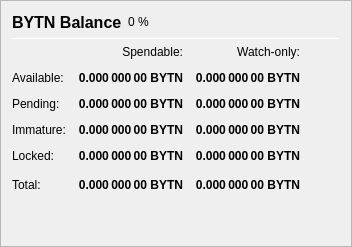
                   <widget class="QFrame" name="frame_Balances">
                    <property name="frameShape">
                     <enum>QFrame::StyledPanel</enum>
                    </property>
                    <property name="frameShadow">
                     <enum>QFrame::Raised</enum>
                    </property>
                    <layout class="QVBoxLayout" name="verticalLayout_4">
                     <item>
                      <layout class="QHBoxLayout" name="horizontalLayout_4">
                       <item>
                        <widget class="QLabel" name="label_5">
                         <property name="minimumSize">
                          <size>
                           <width>0</width>
                           <height>20</height>
                          </size>
                         </property>
                         <property name="font">
                          <font>
                           <pointsize>12</pointsize>
                           <weight>75</weight>
                           <bold>true</bold>
                          </font>
                         </property>
                         <property name="text">
                          <string>BYTN Balance</string>
                         </property>
                        </widget>
                       </item>
                       <item>
                        <widget class="QLabel" name="labelBYTNPercent">
                         <property name="text">
                          <string notr="true">0 %</string>
                         </property>
                        </widget>
                       </item>
                       <item>
                        <spacer name="horizontalSpacer_3">
                         <property name="orientation">
                          <enum>Qt::Horizontal</enum>
                         </property>
                         <property name="sizeHint" stdset="0">
                          <size>
                           <width>40</width>
                           <height>20</height>
                          </size>
                         </property>
                        </spacer>
                       </item>
                      </layout>
                     </item>
                     <item>
                      <widget class="Line" name="line_Balance">
                       <property name="minimumSize">
                        <size>
                         <width>0</width>
                         <height>1</height>
                        </size>
                       </property>
                       <property name="maximumSize">
                        <size>
                         <width>16777215</width>
                         <height>1</height>
                        </size>
                       </property>
                       <property name="orientation">
                        <enum>Qt::Horizontal</enum>
                       </property>
                      </widget>
                     </item>
                     <item>
                      <layout class="QGridLayout" name="gridLayout">
                       <property name="spacing">
                        <number>12</number>
                       </property>
                       <item row="0" column="1">
                        <widget class="QLabel" name="labelSpendable">
                         <property name="text">
                          <string>Spendable:</string>
                         </property>
                         <property name="alignment">
                          <set>Qt::AlignRight|Qt::AlignTrailing|Qt::AlignVCenter</set>
                         </property>
                        </widget>
                       </item>
                       <item row="0" column="2">
                        <widget class="QLabel" name="labelWatchonly">
                         <property name="text">
                          <string>Watch-only:</string>
                         </property>
                         <property name="alignment">
                          <set>Qt::AlignRight|Qt::AlignTrailing|Qt::AlignVCenter</set>
                         </property>
                        </widget>
                       </item>
                       <item row="1" column="0">
                        <widget class="QLabel" name="labelBalanceText">
                         <property name="text">
                          <string>Available:</string>
                         </property>
                        </widget>
                       </item>
                       <item row="1" column="1">
                        <widget class="QLabel" name="labelBalance">
                         <property name="font">
                          <font>
                           <weight>75</weight>
                           <bold>true</bold>
                          </font>
                         </property>
                         <property name="cursor">
                          <cursorShape>IBeamCursor</cursorShape>
                         </property>
                         <property name="toolTip">
                          <string>Your current spendable balance</string>
                         </property>
                         <property name="text">
                          <string notr="true">0.000 000 00 BYTN</string>
                         </property>
                         <property name="alignment">
                          <set>Qt::AlignRight|Qt::AlignTrailing|Qt::AlignVCenter</set>
                         </property>
                         <property name="textInteractionFlags">
                          <set>Qt::LinksAccessibleByMouse|Qt::TextSelectableByKeyboard|Qt::TextSelectableByMouse</set>
                         </property>
                        </widget>
                       </item>
                       <item row="1" column="2">
                        <widget class="QLabel" name="labelWatchAvailable">
                         <property name="font">
                          <font>
                           <weight>75</weight>
                           <bold>true</bold>
                          </font>
                         </property>
                         <property name="cursor">
                          <cursorShape>IBeamCursor</cursorShape>
                         </property>
                         <property name="toolTip">
                          <string>Your current balance in watch-only addresses</string>
                         </property>
                         <property name="text">
                          <string notr="true">0.000 000 00 BYTN</string>
                         </property>
                         <property name="alignment">
                          <set>Qt::AlignRight|Qt::AlignTrailing|Qt::AlignVCenter</set>
                         </property>
                         <property name="textInteractionFlags">
                          <set>Qt::LinksAccessibleByMouse|Qt::TextSelectableByKeyboard|Qt::TextSelectableByMouse</set>
                         </property>
                        </widget>
                       </item>
                       <item row="2" column="0">
                        <widget class="QLabel" name="labelPendingText">
                         <property name="text">
                          <string>Pending:</string>
                         </property>
                        </widget>
                       </item>
                       <item row="2" column="1">
                        <widget class="QLabel" name="labelUnconfirmed">
                         <property name="font">
                          <font>
                           <weight>75</weight>
                           <bold>true</bold>
                          </font>
                         </property>
                         <property name="cursor">
                          <cursorShape>IBeamCursor</cursorShape>
                         </property>
                         <property name="toolTip">
                          <string>Total of transactions that have yet to be confirmed, and do not yet count toward the spendable balance</string>
                         </property>
                         <property name="text">
                          <string notr="true">0.000 000 00 BYTN</string>
                         </property>
                         <property name="alignment">
                          <set>Qt::AlignRight|Qt::AlignTrailing|Qt::AlignVCenter</set>
                         </property>
                         <property name="textInteractionFlags">
                          <set>Qt::LinksAccessibleByMouse|Qt::TextSelectableByKeyboard|Qt::TextSelectableByMouse</set>
                         </property>
                        </widget>
                       </item>
                       <item row="2" column="2">
                        <widget class="QLabel" name="labelWatchPending">
                         <property name="font">
                          <font>
                           <weight>75</weight>
                           <bold>true</bold>
                          </font>
                         </property>
                         <property name="cursor">
                          <cursorShape>IBeamCursor</cursorShape>
                         </property>
                         <property name="toolTip">
                          <string>Unconfirmed transactions to watch-only addresses</string>
                         </property>
                         <property name="text">
                          <string notr="true">0.000 000 00 BYTN</string>
                         </property>
                         <property name="alignment">
                          <set>Qt::AlignRight|Qt::AlignTrailing|Qt::AlignVCenter</set>
                         </property>
                         <property name="textInteractionFlags">
                          <set>Qt::LinksAccessibleByMouse|Qt::TextSelectableByKeyboard|Qt::TextSelectableByMouse</set>
                         </property>
                        </widget>
                       </item>
                       <item row="3" column="0">
                        <widget class="QLabel" name="labelImmatureText">
                         <property name="text">
                          <string>Immature:</string>
                         </property>
                        </widget>
                       </item>
                       <item row="3" column="1">
                        <widget class="QLabel" name="labelImmature">
                         <property name="font">
                          <font>
                           <weight>75</weight>
                           <bold>true</bold>
                          </font>
                         </property>
                         <property name="cursor">
                          <cursorShape>IBeamCursor</cursorShape>
                         </property>
                         <property name="toolTip">
                          <string>Staked or masternode rewards that has not yet matured</string>
                         </property>
                         <property name="text">
                          <string notr="true">0.000 000 00 BYTN</string>
                         </property>
                         <property name="alignment">
                          <set>Qt::AlignRight|Qt::AlignTrailing|Qt::AlignVCenter</set>
                         </property>
                         <property name="textInteractionFlags">
                          <set>Qt::LinksAccessibleByMouse|Qt::TextSelectableByKeyboard|Qt::TextSelectableByMouse</set>
                         </property>
                        </widget>
                       </item>
                       <item row="3" column="2">
                        <widget class="QLabel" name="labelWatchImmature">
                         <property name="font">
                          <font>
                           <weight>75</weight>
                           <bold>true</bold>
                          </font>
                         </property>
                         <property name="cursor">
                          <cursorShape>IBeamCursor</cursorShape>
                         </property>
                         <property name="toolTip">
                          <string>Staked or masternode rewards in watch-only addresses that has not yet matured</string>
                         </property>
                         <property name="text">
                          <string notr="true">0.000 000 00 BYTN</string>
                         </property>
                         <property name="alignment">
                          <set>Qt::AlignRight|Qt::AlignTrailing|Qt::AlignVCenter</set>
                         </property>
                         <property name="textInteractionFlags">
                          <set>Qt::LinksAccessibleByMouse|Qt::TextSelectableByKeyboard|Qt::TextSelectableByMouse</set>
                         </property>
                        </widget>
                       </item>
                       <item row="4" column="0">
                        <widget class="QLabel" name="labelLockedBalanceText">
                         <property name="toolTip">
                          <string>Locked BYTN or Masternode collaterals. These are excluded from zBYTN minting.</string>
                         </property>
                         <property name="text">
                          <string>Locked:</string>
                         </property>
                        </widget>
                       </item>
                       <item row="4" column="1">
                        <widget class="QLabel" name="labelLockedBalance">
                         <property name="font">
                          <font>
                           <weight>75</weight>
                           <bold>true</bold>
                          </font>
                         </property>
                         <property name="cursor">
                          <cursorShape>IBeamCursor</cursorShape>
                         </property>
                         <property name="toolTip">
                          <string>Locked BYTN or Masternode collaterals. These are excluded from zBYTN minting.</string>
                         </property>
                         <property name="text">
                          <string notr="true">0.000 000 00 BYTN</string>
                         </property>
                         <property name="alignment">
                          <set>Qt::AlignRight|Qt::AlignTrailing|Qt::AlignVCenter</set>
                         </property>
                         <property name="textInteractionFlags">
                          <set>Qt::LinksAccessibleByMouse|Qt::TextSelectableByKeyboard|Qt::TextSelectableByMouse</set>
                         </property>
                        </widget>
                       </item>
                       <item row="4" column="2">
                        <widget class="QLabel" name="labelWatchLocked">
                         <property name="font">
                          <font>
                           <weight>75</weight>
                           <bold>true</bold>
                          </font>
                         </property>
                         <property name="cursor">
                          <cursorShape>IBeamCursor</cursorShape>
                         </property>
                         <property name="toolTip">
                          <string>Current locked balance in watch-only addresses</string>
                         </property>
                         <property name="text">
                          <string notr="true">0.000 000 00 BYTN</string>
                         </property>
                         <property name="alignment">
                          <set>Qt::AlignRight|Qt::AlignTrailing|Qt::AlignVCenter</set>
                         </property>
                         <property name="textInteractionFlags">
                          <set>Qt::LinksAccessibleByMouse|Qt::TextSelectableByKeyboard|Qt::TextSelectableByMouse</set>
                         </property>
                        </widget>
                       </item>
                       <item row="5" column="0">
                        <widget class="QLabel" name="labelTotalText">
                         <property name="toolTip">
                          <string>Your current Bytncoin balance, unconfirmed and immature transactions included</string>
                         </property>
                         <property name="text">
                          <string>Total:</string>
                         </property>
                        </widget>
                       </item>
                       <item row="5" column="1">
                        <widget class="QLabel" name="labelTotal">
                         <property name="font">
                          <font>
                           <weight>75</weight>
                           <bold>true</bold>
                          </font>
                         </property>
                         <property name="cursor">
                          <cursorShape>IBeamCursor</cursorShape>
                         </property>
                         <property name="toolTip">
                          <string>Your current Bytncoin balance, unconfirmed and immature transactions included</string>
                         </property>
                         <property name="text">
                          <string notr="true">0.000 000 00 BYTN</string>
                         </property>
                         <property name="alignment">
                          <set>Qt::AlignRight|Qt::AlignTrailing|Qt::AlignVCenter</set>
                         </property>
                         <property name="textInteractionFlags">
                          <set>Qt::LinksAccessibleByMouse|Qt::TextSelectableByKeyboard|Qt::TextSelectableByMouse</set>
                         </property>
                        </widget>
                       </item>
                       <item row="5" column="2">
                        <widget class="QLabel" name="labelWatchTotal">
                         <property name="font">
                          <font>
                           <weight>75</weight>
                           <bold>true</bold>
                          </font>
                         </property>
                         <property name="cursor">
                          <cursorShape>IBeamCursor</cursorShape>
                         </property>
                         <property name="toolTip">
                          <string>Current total balance in watch-only addresses</string>
                         </property>
                         <property name="text">
                          <string notr="true">0.000 000 00 BYTN</string>
                         </property>
                         <property name="alignment">
                          <set>Qt::AlignRight|Qt::AlignTrailing|Qt::AlignVCenter</set>
                         </property>
                         <property name="textInteractionFlags">
                          <set>Qt::LinksAccessibleByMouse|Qt::TextSelectableByKeyboard|Qt::TextSelectableByMouse</set>
                         </property>
                        </widget>
                       </item>
                       <item row="5" column="3">
                        <spacer name="horizontalSpacer_9">
                         <property name="orientation">
                          <enum>Qt::Horizontal</enum>
                         </property>
                         <property name="sizeHint" stdset="0">
                          <size>
                           <width>40</width>
                           <height>20</height>
                          </size>
                         </property>
                        </spacer>
                       </item>
                      </layout>
                     </item>
                     <item>
                      <spacer name="verticalSpacer_3">
                       <property name="orientation">
                        <enum>Qt::Vertical</enum>
                       </property>
                       <property name="sizeHint" stdset="0">
                        <size>
                         <width>20</width>
                         <height>40</height>
                        </size>
                       </property>
                      </spacer>
                     </item>
                    </layout>
                   </widget>
